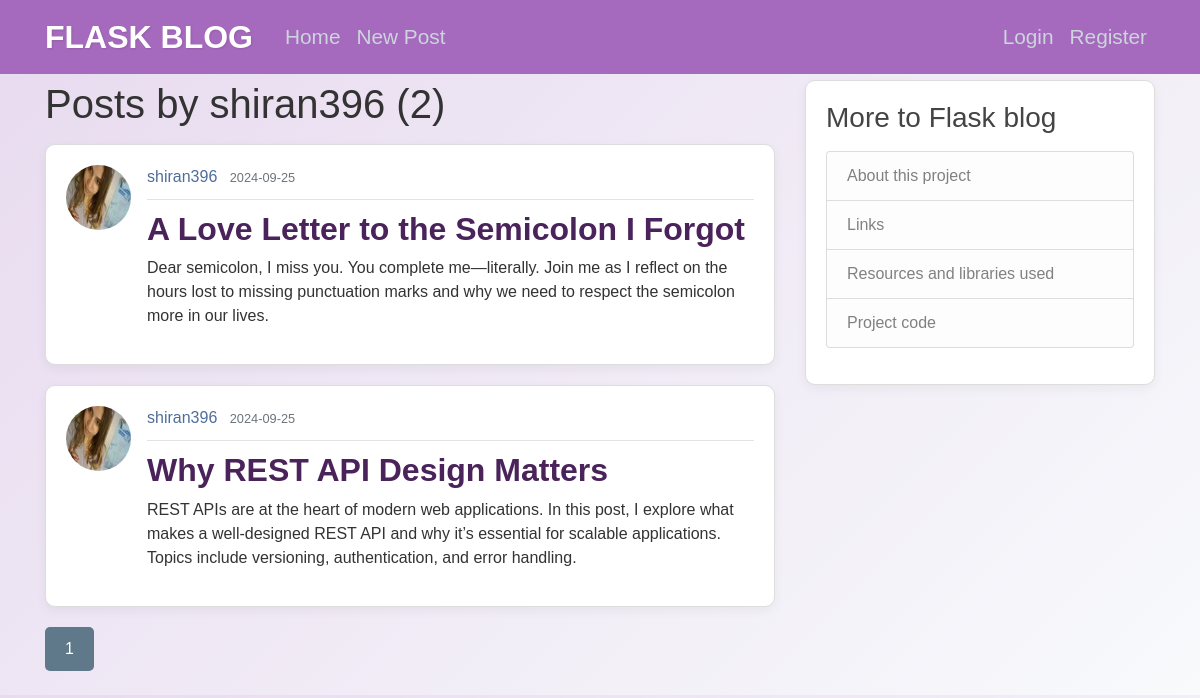
The app's page /user/shiran396 with its own data.
### flaskblog/models.py (models this page shows, shortened)
class User(db.Model, UserMixin):
    id = db.Column(db.Integer, primary_key=True)
    username = db.Column(db.String(20), unique=True, nullable=False)
    email = db.Column(db.String(120), unique=True, nullable=False)
    image_file = db.Column(db.String(20), nullable=False, default='default.jpg')
    password = db.Column(db.String(60), nullable=False)
    posts = db.relationship('Post', backref='author', lazy=True)

class Post(db.Model):
    id = db.Column(db.Integer, primary_key=True)
    title = db.Column(db.String(100), nullable=False)
    date_posted = db.Column(db.DateTime, nullable=False, default=datetime.utcnow)
    content = db.Column(db.Text, nullable=False)
    user_id = db.Column(db.Integer, db.ForeignKey('user.id'), nullable=False)

### flaskblog/users/routes.py (the view)
@users.route("/user/<string:username>")
def user_posts(username):
    page = request.args.get('page', 1, type=int)
    user = User.query.filter_by(username=username).first_or_404()
    posts = Post.query.filter_by(author=user)\
        .order_by(Post.date_posted.desc())\
        .paginate(page=page, per_page=5)
    return render_template('user_posts.html', posts=posts, user=user)

### flaskblog/templates/user_posts.html
{% extends "layout.html" %}
{% block content %}
<h1 class="mb-3">Posts by {{ user.username }} ({{ posts.total }})</h1>
{% for post in posts.items %}
<article class="media content-section">
    <img class="rounded-circle article-img"
        src="{{ url_for('static', filename='profile_pics/' + post.author.image_file) }}">
    <div class="media-body">
        <div class="article-metadata">
            <a class="mr-2" href="{{ url_for('users.user_posts', username=post.author.username) }}">{{
                post.author.username }}</a>
            <small class="text-muted">{{ post.date_posted.strftime('%Y-%m-%d') }}</small>
        </div>
        <h2><a class="article-title" href="{{ url_for('posts.post', post_id=post.id) }}">{{ post.title }}</a></h2>
        <p class="article-content">{{ post.content }}</p>
    </div>
</article>
{% endfor %}
{% for page_num in posts.iter_pages(left_edge=1, right_edge=1, left_current=1, right_current=2) %}
{% if page_num %}
{% if posts.page == page_num %}
<a class="btn btn-info mb-4" href="{{ url_for('users.user_posts', username=user.username, page=page_num) }}">{{ page_num
    }}</a>
{% else %}
<a class="btn btn-outline-info mb-4" href="{{ url_for('users.user_posts', username=user.username, page=page_num) }}">{{
    page_num }}</a>
{% endif %}
{% else %}
...
{% endif %}
{% endfor %}
{% endblock content %}

### flaskblog/static/main.css (style rules this page uses)
body { background: linear-gradient(135deg, #E8DAEF, #f8fafc); color: #333333; margin-top: 5rem; font-family: 'Arial', sans-serif; transition: background 0.5s ease-in-out; }
h2, h3, h4, h5, h6 { color: #444444; transition: color 0.3s ease; }
.content-section { background: #ffffff; padding: 20px; border: 1px solid #dddddd; border-radius: 10px; margin-bottom: 20px; box-shadow: 0px 4px 12px rgba(0, 0, 0, 0.05); transition: box-shadow 0.3s ease, transform 0.3s ease; }
.article-title { color: #4A235A; font-weight: bold; transition: color 0.3s ease; }
.article-metadata { padding-bottom: 10px; margin-bottom: 10px; border-bottom: 1px solid #e3e3e3; }
.media { display: flex; align-items: flex-start; }
.media-body { flex: 1; }
.article-img { width: 65px; height: 65px; margin-right: 16px; }
button, .btn { background-color: #5f788a; color: #ffffff; padding: 10px 20px; border-radius: 5px; border: none; transition: background-color 0.3s ease, transform 0.3s ease; }
a { color: #4e6d9b; transition: color 0.3s ease; }
button, .btn, .nav-link, .article-title { animation: bounce 2s infinite ease-in-out; animation-delay: 1s; }

### records on screen
User: username "shiran396"
Post: image_file (picture), author.username "shiran396", date_posted "2024-09-25", title "A Love Letter to the Semicolon I Forgot", content "Dear semicolon, I miss you. You complete me—literally. Join me as I reflect on the hours lost to missing punctuation marks and why we need to respect the semicolon more in our lives."
Post: image_file (picture), author.username "shiran396", date_posted "2024-09-25", title "Why REST API Design Matters", content "REST APIs are at the heart of modern web applications. In this post, I explore what makes a well-designed REST API and why it’s essential for scalable applications. Topics include versioning, authentication, and error handling."

### other values on screen
{{ posts.total }} "2"
{{ page_num }} "1"
